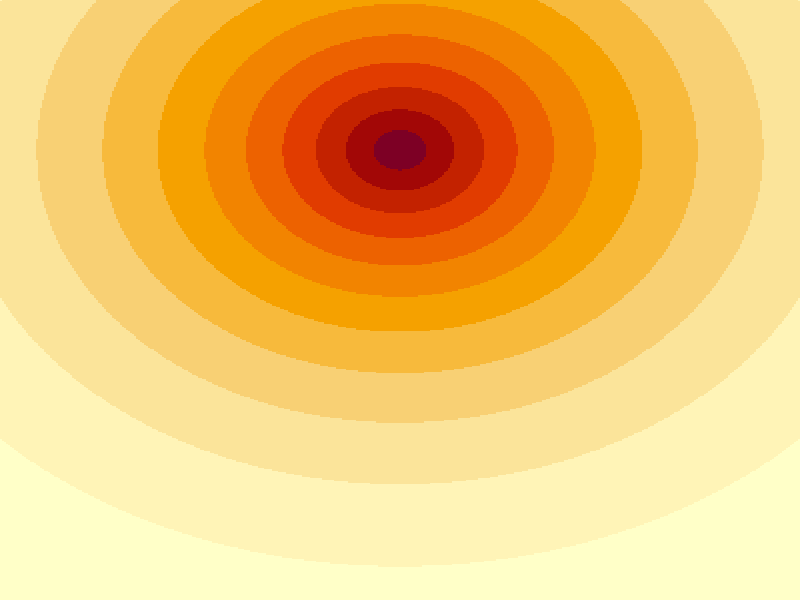

The R script that drew this image: (Note: this script raises an error after producing the figure.)
jet.colors = colorRampPalette(c("#00007F", "blue",
    "#007FFF", "cyan", "#7FFF7F", "yellow", "#FF7F00", "red",
    "#7F0000"))
m = 400
C = complex(real = rep(seq(-1.8, 0.6, length.out = m),
    each = m), imag = rep(seq(-1.2, 1.2, length.out = m), m))
C = matrix(C, m, m)
Z = 0
X = array(0, c(m, m, 20))
for (k in 1:20) {
    Z = Z^2 + C
    X[, , k] = exp(-abs(Z))
}
par(mar = rep(0, 4), ann = FALSE)
for (k in 1:20) {
    dev.hold()
    image(X[, , k])
    ani.pause(0.01)
}
